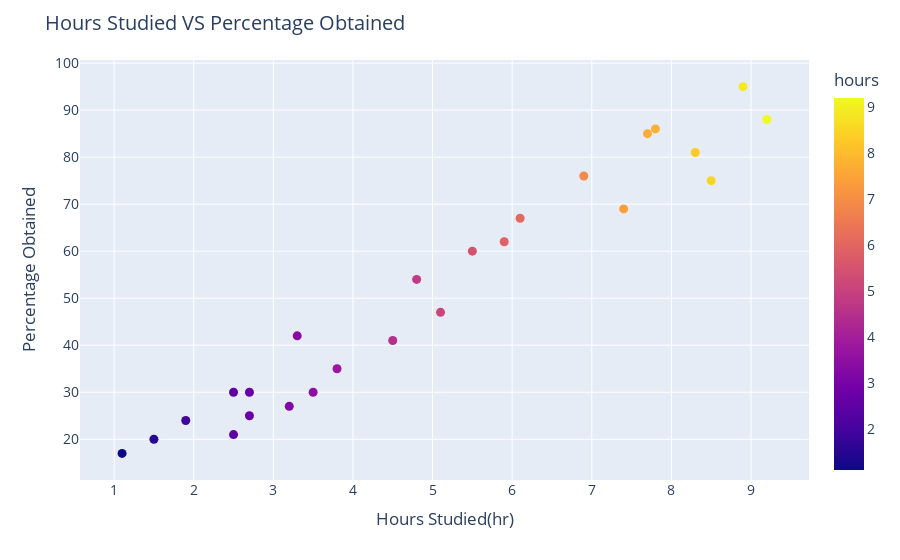

This figure's notebook cell:
### Markdown cell above
> Plotting a hours vs scores scatter plot to obtain an overview of the data to manually identify any relationships between the two variables.

### Code cell
hours_vs_scores_scatter_plot = px.scatter(data_frame= data_df, y= 'scores', x= "hours", color= 'hours')
hours_vs_scores_scatter_plot.update_traces(marker= dict(size = 9))
hours_vs_scores_scatter_plot.update_layout(title= "Hours Studied VS Percentage Obtained", xaxis_title= "Hours Studied(hr)", yaxis_title= "Percentage Obtained", font = dict(size = 14))

### Figure 1 — Plotly figure (JSON) as saved in the notebook; plotly's stock layout.template omitted (floating-point values rounded to 4 significant figures)
{"data": [{"hovertemplate": "hours=%{marker.color}<br>scores=%{y}<extra></extra>", "legendgroup": "", "marker": {"color": [2.5, 5.1, 3.2, 8.5, 3.5, 1.5, 9.2, 5.5, 8.3, 2.7, 7.7, 5.9, 4.5, 3.3, 1.1, 8.9, 2.5, 1.9, 6.1, 7.4, 2.7, 4.8, 3.8, 6.9, 7.8], "coloraxis": "coloraxis", "size": 9, "symbol": "circle"}, "mode": "markers", "name": "", "orientation": "v", "showlegend": false, "type": "scatter", "x": [2.5, 5.1, 3.2, 8.5, 3.5, 1.5, 9.2, 5.5, 8.3, 2.7, 7.7, 5.9, 4.5, 3.3, 1.1, 8.9, 2.5, 1.9, 6.1, 7.4, 2.7, 4.8, 3.8, 6.9, 7.8], "xaxis": "x", "y": [21, 47, 27, 75, 30, 20, 88, 60, 81, 25, 85, 62, 41, 42, 17, 95, 30, 24, 67, 69, 30, 54, 35, 76, 86], "yaxis": "y"}], "layout": {"coloraxis": {"colorbar": {"title": {"text": "hours"}}, "colorscale": [[0, "#0d0887"], [0.1111, "#46039f"], [0.2222, "#7201a8"], [0.3333, "#9c179e"], [0.4444, "#bd3786"], [0.5556, "#d8576b"], [0.6667, "#ed7953"], [0.7778, "#fb9f3a"], [0.8889, "#fdca26"], [1, "#f0f921"]]}, "font": {"size": 14}, "legend": {"tracegroupgap": 0}, "margin": {"t": 60}, "title": {"text": "Hours Studied VS Percentage Obtained"}, "xaxis": {"anchor": "y", "domain": [0, 1], "title": {"text": "Hours Studied(hr)"}}, "yaxis": {"anchor": "x", "domain": [0, 1], "title": {"text": "Percentage Obtained"}}}}
